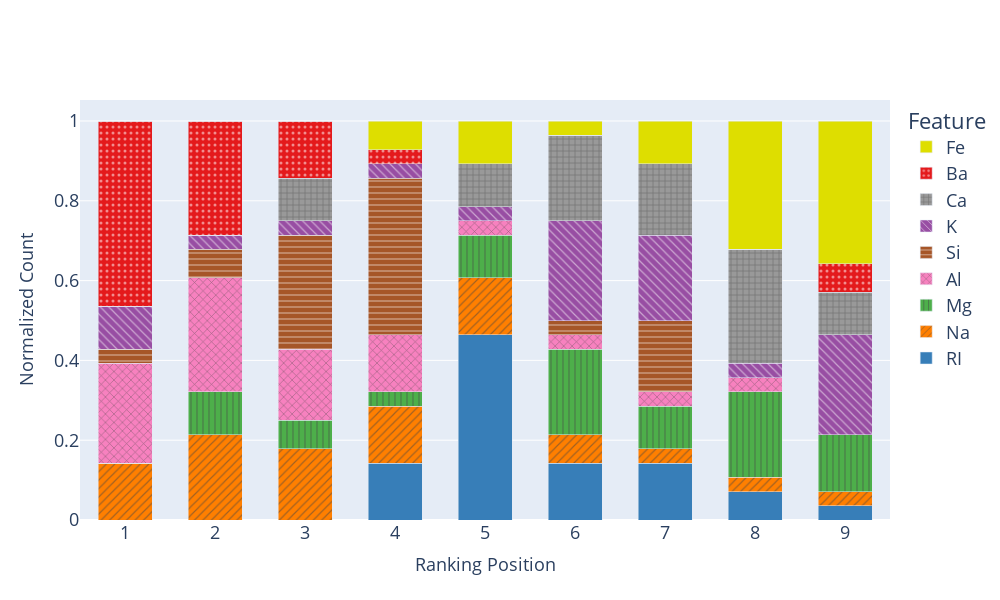

The notebook cell this image was saved under:
### Code cell
diffi_normalized_count_fig = feature_importance_distribution_barplot(diffi_normalized_count)
diffi_normalized_count_fig.update_layout(width=10*100, height=6*100, font_size=18)
diffi_normalized_count_fig.show()

### Figure 1 — Plotly figure (JSON) as saved in the notebook; plotly's stock layout.template omitted (floating-point values rounded to 4 significant figures)
{"data": [{"marker": {"color": "#377eb8", "pattern": {"shape": "", "size": 6}}, "name": "RI", "type": "bar", "width": 0.6, "x": [1, 2, 3, 4, 5, 6, 7, 8, 9], "y": [0, 0, 0, 0.1429, 0.4643, 0.1429, 0.1429, 0.07143, 0.03571]}, {"marker": {"color": "#ff7f00", "pattern": {"shape": "/", "size": 6}}, "name": "Na", "type": "bar", "width": 0.6, "x": [1, 2, 3, 4, 5, 6, 7, 8, 9], "y": [0.1429, 0.2143, 0.1786, 0.1429, 0.1429, 0.07143, 0.03571, 0.03571, 0.03571]}, {"marker": {"color": "#4daf4a", "pattern": {"shape": "|", "size": 6}}, "name": "Mg", "type": "bar", "width": 0.6, "x": [1, 2, 3, 4, 5, 6, 7, 8, 9], "y": [0, 0.1071, 0.07143, 0.03571, 0.1071, 0.2143, 0.1071, 0.2143, 0.1429]}, {"marker": {"color": "#f781bf", "pattern": {"shape": "x", "size": 6}}, "name": "Al", "type": "bar", "width": 0.6, "x": [1, 2, 3, 4, 5, 6, 7, 8, 9], "y": [0.25, 0.2857, 0.1786, 0.1429, 0.03571, 0.03571, 0.03571, 0.03571, 0]}, {"marker": {"color": "#a65628", "pattern": {"shape": "-", "size": 6}}, "name": "Si", "type": "bar", "width": 0.6, "x": [1, 2, 3, 4, 5, 6, 7, 8, 9], "y": [0.03571, 0.07143, 0.2857, 0.3929, 0, 0.03571, 0.1786, 0, 0]}, {"marker": {"color": "#984ea3", "pattern": {"shape": "\\", "size": 6}}, "name": "K", "type": "bar", "width": 0.6, "x": [1, 2, 3, 4, 5, 6, 7, 8, 9], "y": [0.1071, 0.03571, 0.03571, 0.03571, 0.03571, 0.25, 0.2143, 0.03571, 0.25]}, {"marker": {"color": "#999999", "pattern": {"shape": "+", "size": 6}}, "name": "Ca", "type": "bar", "width": 0.6, "x": [1, 2, 3, 4, 5, 6, 7, 8, 9], "y": [0, 0, 0.1071, 0, 0.1071, 0.2143, 0.1786, 0.2857, 0.1071]}, {"marker": {"color": "#e41a1c", "pattern": {"shape": ".", "size": 6}}, "name": "Ba", "type": "bar", "width": 0.6, "x": [1, 2, 3, 4, 5, 6, 7, 8, 9], "y": [0.4643, 0.2857, 0.1429, 0.03571, 0, 0, 0, 0, 0.07143]}, {"marker": {"color": "#dede00", "pattern": {"shape": "", "size": 6}}, "name": "Fe", "type": "bar", "width": 0.6, "x": [1, 2, 3, 4, 5, 6, 7, 8, 9], "y": [0, 0, 0, 0.07143, 0.1071, 0.03571, 0.1071, 0.3214, 0.3571]}], "layout": {"bargap": 0.1, "barmode": "stack", "font": {"size": 18}, "height": 600, "legend": {"font": {"size": 18}, "title": {"text": "Feature"}}, "title": {}, "width": 1000, "xaxis": {"autorange": true, "range": [0.5, 9.5], "tickfont": {"size": 18}, "tickmode": "array", "tickvals": [1, 2, 3, 4, 5, 6, 7, 8, 9], "title": {"font": {"size": 18}, "text": "Ranking Position"}, "type": "linear"}, "yaxis": {"autorange": true, "range": [0, 1.053], "tickfont": {"size": 18}, "title": {"font": {"size": 18}, "text": "Normalized Count"}, "type": "linear"}}}
